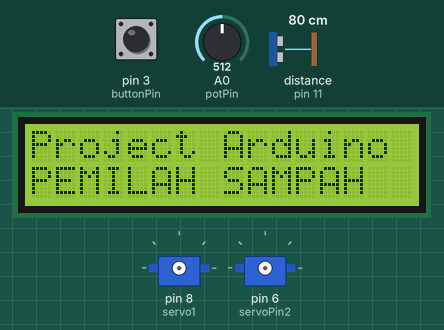
This sketch was run on a simulated Arduino Uno, built with avr-gcc and run on an emulated ATmega328P. On the bench: 16×2 character LCD, 2 × servo. Wiring (inferred from the names in the program): ultrasonic range finder: trigger pin 12; echo pin 11. The inputs (shaded band) are chosen by the test bench; at power-on: distance to the obstacle (sensor on pin 11) 80 cm, pin 3 (buttonPin) LOW, A0 (potPin) = 512. The echo pulse lasts 58.3 µs per cm; what the sketch prints to the serial monitor is not drawn.

Above: at 0.1 s.
3.3 s: distance to the obstacle (sensor on pin 11) set to 17 cm
7.4 s: distance to the obstacle (sensor on pin 11) set to 13 cm
At 13.0 s:
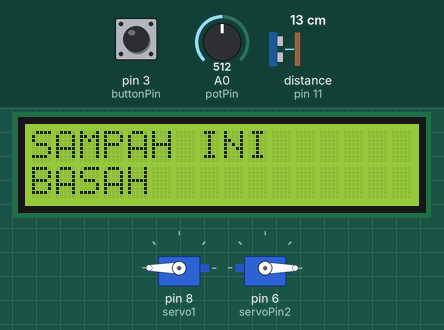
15.6 s: pin 3 (buttonPin) pulled HIGH for 1 s
At 16.59 s:
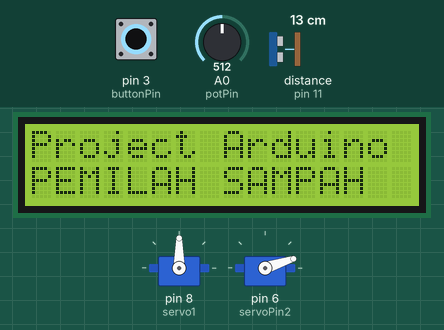
18.8 s: distance to the obstacle (sensor on pin 11) set to 4 cm
25.4 s: A0 (potPin) set to 1023
At 33.18 s:
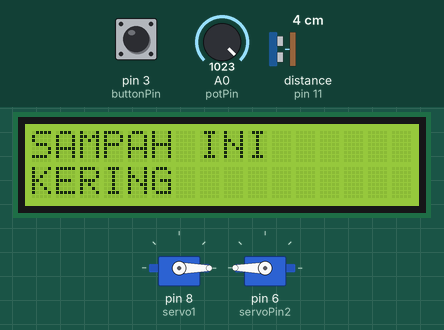
Timing chart, 0 to 33.4 s (numbered marks = the images above; inputs shaded):
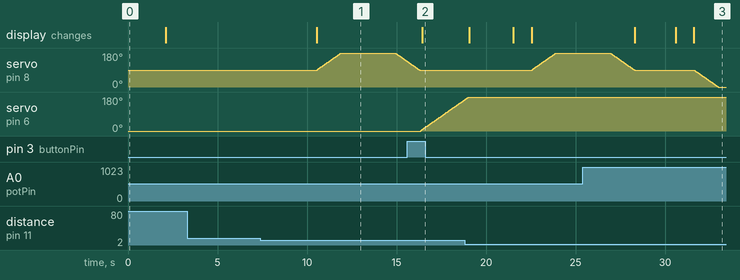

The sketch:

tugasmicro.ino
```cpp
#include <Servo.h>
#include <LiquidCrystal_I2C.h>

LiquidCrystal_I2C lcd(0x27, 16, 2);  // I2C address might be 0x3F or 0x27, 16 characters and 2 lines

Servo servo1;
Servo servo2;  // New servo for button control
const int trigPin = 12;
const int echoPin = 11;
const int buttonPin = 3; // Button pin
const int servoPin2 = 6; // Servo pin for button control

long duration;
int distance = 0;
int potPin = A0; // input pin
int soil = 0;
int fsoil;
bool buttonState = LOW;
bool lastButtonState = LOW;
bool servoPosition = LOW; // LOW means 0 degrees, HIGH means 90 degrees

void setup() {
  Serial.begin(9600);
  lcd.init();
  lcd.backlight();
  lcd.setCursor(0, 0);
  lcd.print("Project Arduino");
  lcd.setCursor(0, 1);
  lcd.print("PEMILAH SAMPAH");
  delay(2000); // Delay to show initial message for 2 seconds
  lcd.clear();

  pinMode(trigPin, OUTPUT);
  pinMode(echoPin, INPUT);
  pinMode(buttonPin, INPUT);

  servo1.attach(8);
  servo2.attach(servoPin2); // Attach new servo to pin 6
  servo1.write(90); // Set servo to neutral position
  servo2.write(0); // Initialize new servo to 0 degrees

  Serial.println("Setup complete");
}

void moveServoSlowly(Servo &servo, int startPos, int endPos, int stepDelay) {
  if (startPos < endPos) {
    for (int pos = startPos; pos <= endPos; pos++) {
      servo.write(pos);
      delay(stepDelay);
    }
  } else {
    for (int pos = startPos; pos >= endPos; pos--) {
      servo.write(pos);
      delay(stepDelay);
    }
  }
}

void loop() {
  int soil = 0;
  distance = 0;

  // Distance measurement
  for (int i = 0; i < 2; i++) {
    digitalWrite(trigPin, LOW);
    delayMicroseconds(7);
    digitalWrite(trigPin, HIGH);
    delayMicroseconds(10);
    digitalWrite(trigPin, LOW);
    duration = pulseIn(echoPin, HIGH);
    distance += duration * 0.034 / 2;
    delay(10);
  }

  distance = distance / 2;
  Serial.print("Distance: ");
  Serial.print(distance);
  Serial.println(" cm");

  if (distance < 15 && distance > 1) {
    delay(1000);

    for (int i = 0; i < 3; i++) {
      soil = analogRead(potPin);
      soil = constrain(soil, 485, 1023);
      fsoil += map(soil, 485, 1023, 100, 0);
      delay(75);
    }

    fsoil = fsoil / 3;
    Serial.print("Soil moisture: ");
    Serial.print(fsoil);
    Serial.println("%");

    lcd.clear();
    lcd.setCursor(0, 0);
    lcd.print("KALKULASI SAMPAH");
    lcd.clear();

    if (fsoil > 3) {
      delay(1000);
      Serial.println("WET - Trash is wet");
      lcd.setCursor(0, 0);
      lcd.print("SAMPAH INI");
      lcd.setCursor(0, 1);
      lcd.print("BASAH");
      moveServoSlowly(servo1, 90, 180, 15); // Move servo1 to 180 degrees slowly
      delay(3000);
    } else {
      delay(1000);
      Serial.println("DRY - Trash is dry");
      lcd.setCursor(0, 0);
      lcd.print("SAMPAH INI");
      lcd.setCursor(0, 1);
      lcd.print("KERING");
      moveServoSlowly(servo1, 90, 0, 15); // Move servo1 to 0 degrees slowly
      delay(3000);
    }

    moveServoSlowly(servo1, servo1.read(), 90, 15); // Reset servo to neutral position slowly
    lcd.setCursor(0, 0);
    lcd.print("Project Arduino");
    lcd.setCursor(0, 1);
    lcd.print("PEMILAH SAMPAH");
  }

  // Button and servo control
  buttonState = digitalRead(buttonPin);
  if (buttonState != lastButtonState) {
    if (buttonState == HIGH) {
      if (servoPosition == LOW) {
        moveServoSlowly(servo2, servo2.read(), 180, 15); // Move servo2 to 180 degrees slowly
        servoPosition = HIGH;
        Serial.println("Button pressed: Servo moved to 180 degrees");
           lcd.setCursor(0, 1);
            lcd.print("Tempat Sampah Dibuka");
      } else {
        moveServoSlowly(servo2, servo2.read(), 0, 15); // Move servo2 to 0 degrees slowly
        servoPosition = LOW;
        Serial.println("Button pressed: Servo moved to 0 degrees");
        lcd.print("Tempat Sampah Dibuka");
      }
      delay(200); // Debounce delay
    }
  }
  lastButtonState = buttonState;

  distance = 0;
  fsoil = 0;
  delay(1000);
}
```

Measured:
- the behaviour switches between 16 and 15 cm on distance to the obstacle (sensor on pin 11) (found by bisection; images 0 and 1)
- after the input at 3.3 s, every drawn part: stays the same
- after the input at 7.4 s, servo on pin 8 (servo1): rises from 90° to 180° in 1.3 s, then falls to 135° in 3.7 s; the display: changes after 3.1 s (image 1)
- after the input at 15.6 s, servo on pin 6 (servoPin2): moves from 0° to 164° over 2.4 s, starting after 0.74 s
- after the input at 25.4 s, the display: first differs from a run without the input after 6.2 s (image 3)
